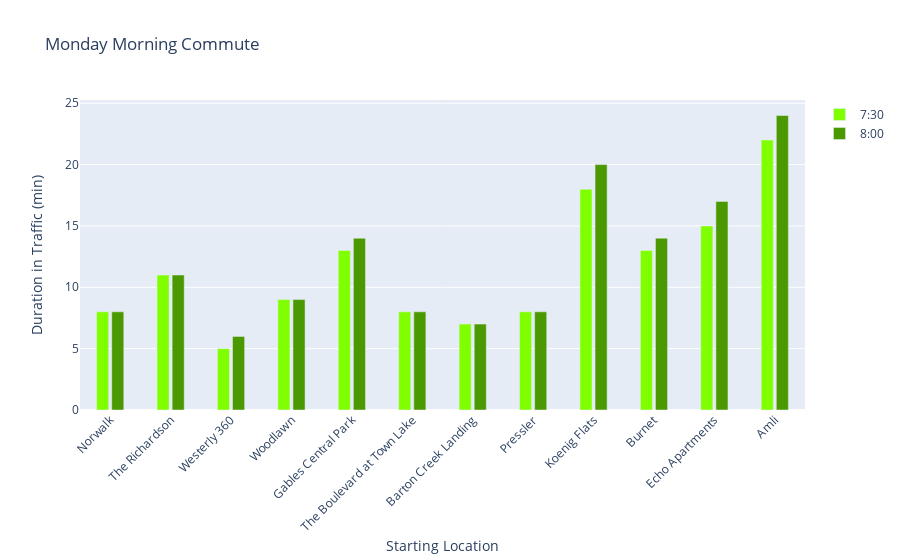

The notebook cell this image was saved under:
### Markdown cell above
### Daily Averages

### Code cell
# Monday Morning
monday = df.loc[(df['Weekday']=='Monday')]
fig = go.Figure(data=[go.Bar(x=labels, y=monday.loc[monday['Time'] == "7:30",'Duration in Traffic (min)'],
          marker_color="rgb(128,255,0)", width=0.2, name="7:30"),
                      go.Bar(x=labels, y=monday.loc[monday['Time'] == "8:0",'Duration in Traffic (min)'],
          marker_color="rgb(75,153,0)", width=0.2, name="8:00")])
                      
fig.update_layout(title="Monday Morning Commute",
    xaxis_title="Starting Location",
    yaxis_title="Duration in Traffic (min)",
    barmode='group',
    bargap=0.5,
    bargroupgap=0.1,
    xaxis_tickangle=-45
)

fig.show()

### Figure 1 — Plotly figure (JSON) as saved in the notebook; plotly's stock layout.template omitted (floating-point values rounded to 4 significant figures)
{"data": [{"marker": {"color": "rgb(128,255,0)"}, "name": "7:30", "type": "bar", "width": 0.2, "x": ["Norwalk", "The Richardson", "Westerly 360", "Woodlawn", "Gables Central Park", "The Boulevard at Town Lake", "Barton Creek Landing", "Pressler", "Koenig Flats", "Burnet", "Echo Apartments", "Amli"], "y": [8, 11, 5, 9, 13, 8, 7, 8, 18, 13, 15, 22, 8, 11, 5, 8, 12, 8, 7, 7, 18, 13, 15, 20, 8, 9, 5, 8, 13, 8, 7, 8, 19, 13, 15, 24, 8, 9, 6, 8, 13, 8, 7, 8, 19, 13, 15, 21, 9, 10, 6, 8, 13, 8, 7, 8, 19, 13, 16, 23]}, {"marker": {"color": "rgb(75,153,0)"}, "name": "8:00", "type": "bar", "width": 0.2, "x": ["Norwalk", "The Richardson", "Westerly 360", "Woodlawn", "Gables Central Park", "The Boulevard at Town Lake", "Barton Creek Landing", "Pressler", "Koenig Flats", "Burnet", "Echo Apartments", "Amli"], "y": [8, 11, 6, 9, 14, 8, 7, 8, 20, 14, 17, 24, 8, 10, 5, 8, 13, 8, 7, 8, 19, 13, 15, 21, 8, 10, 8, 8, 14, 8, 7, 8, 21, 15, 17, 23, 9, 10, 7, 10, 13, 8, 7, 8, 20, 14, 18, 23, 9, 10, 7, 9, 13, 8, 7, 8, 20, 15, 17, 24]}], "layout": {"bargap": 0.5, "bargroupgap": 0.1, "barmode": "group", "title": {"text": "Monday Morning Commute"}, "xaxis": {"tickangle": -45, "title": {"text": "Starting Location"}}, "yaxis": {"title": {"text": "Duration in Traffic (min)"}}}}
